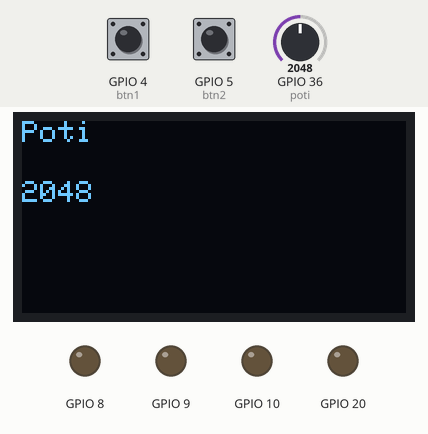
The sketch below on a simulated ESP32. Shown: 128×64 one-colour display, output pins drawn as LEDs (lit = HIGH). The test bench sets the inputs (shaded band); at power-on: GPIO 36 (poti) = 2048, GPIO 4 (btn1) HIGH, GPIO 5 (btn2) HIGH.

Above: at 3.2 s.
3.3 s: GPIO 36 (poti) set to 2122
At 3.8 s:
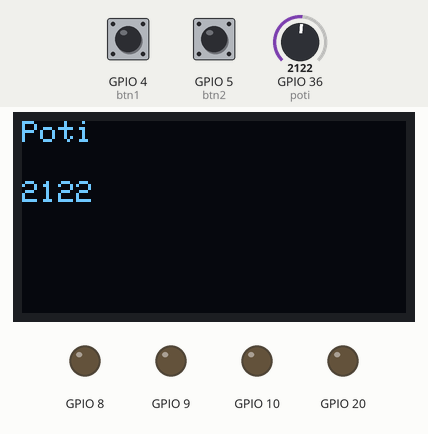
4.8 s: GPIO 36 (poti) set to 2047
At 6.0 s:
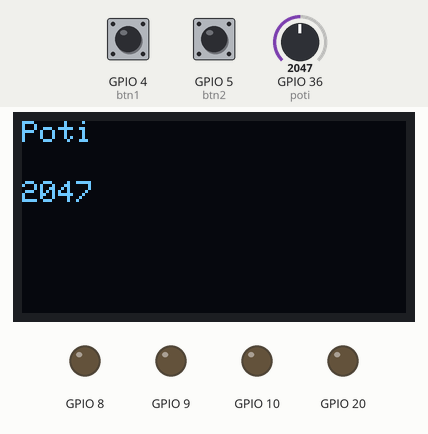
6.3 s: GPIO 36 (poti) set to 1228
At 7.3 s:
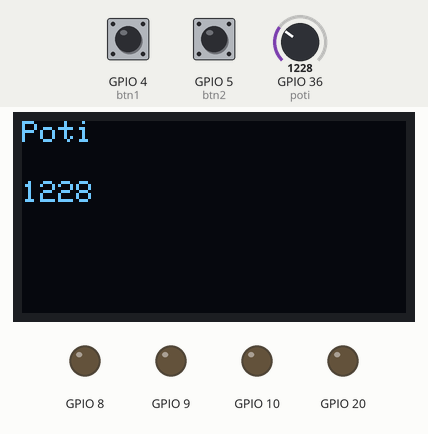
7.8 s: GPIO 4 (btn1) pulsed LOW 2 times (0.12 s each, 0.3 s apart)
At 8.6 s:
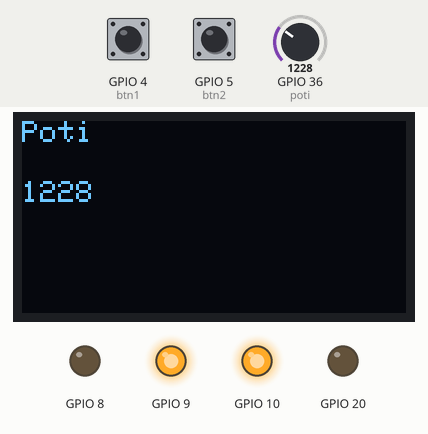
9.9 s: GPIO 4 (btn1) pulled LOW for 0.15 s
At 11.1 s:
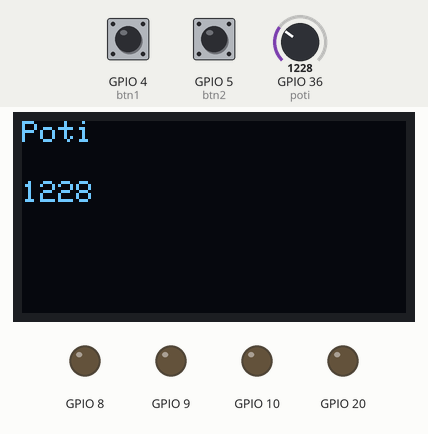
11.5 s: GPIO 5 (btn2) pulsed LOW 2 times (0.12 s each, 0.3 s apart)
At 12.6 s:
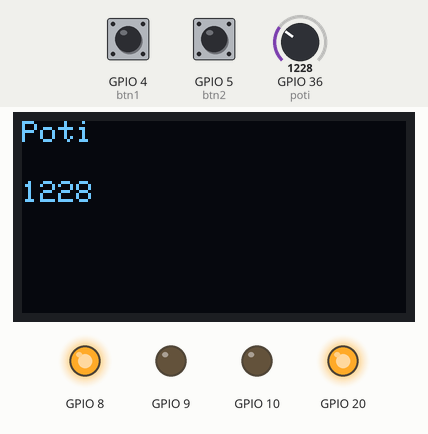
Timing chart, 0 to 14.5 s (numbered marks = the images above; inputs shaded):
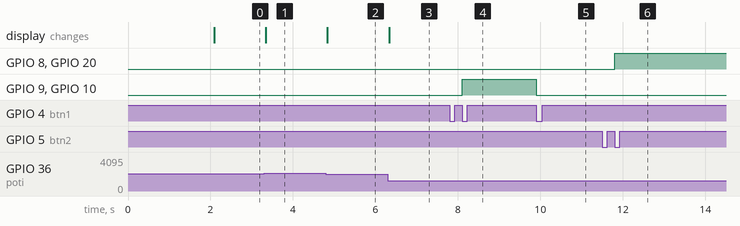

Measured:
- the behaviour switches between 2058 and 2059 on GPIO 36 (poti) (found by bisection; images 0 and 1)
- after the input at 3.3 s, the display: changes at once (image 1)
- after the input at 4.8 s, the display: changes at once (image 2)
- after the input at 6.3 s, the display: changes at once (image 3)
- after the input at 7.8 s, GPIO 9, GPIO 10: LOW → HIGH after 0.30 s
- after the input at 9.9 s, GPIO 9, GPIO 10: HIGH → LOW at once
- after the input at 11.5 s, GPIO 8, GPIO 20: LOW → HIGH after 0.30 s

The sketch:

2_esp32xiao-oled.ino
```cpp
/*
        _          _ ______ _____ _____
       (_)        | |  ____|  __ \_   _|
  _ __  ___  _____| | |__  | |  | || |
 | '_ \| \ \/ / _ \ |  __| | |  | || |
 | |_) | |>  <  __/ | |____| |__| || |_
 | .__/|_/_/\_\___|_|______|_____/_____|
 | |
 |_|

https://links.pixeledi.eu
DEVBoard ESP32 XIAO OLED Test | V1.0 | 04.2024

*/

#include <Arduino.h>
#include "leds.h"
#include "button.h"
#include <Adafruit_GFX.h>
#include <Adafruit_SSD1306.h>

#define SCREEN_WIDTH 128
#define SCREEN_HEIGHT 64
#define OLED_RESET -1

Adafruit_SSD1306 display(SCREEN_WIDTH, SCREEN_HEIGHT, &Wire, OLED_RESET);

leds led1(10);
leds led2(9);
leds led3(8);
leds led4(20);

Button btn1(4);
Button btn2(5);

const byte poti = A0;
int smoothedValue = 0;
int lastValue = 0;
const int threshold = 10; // Schwellenwert für Änderungen

void checkButtons()
{
  switch (btn1.checkBTN())
  {
  case 1:
    led1.turnOn();
    led2.turnOn();
    break;
  case 2:
    led1.turnOff();
    led2.turnOff();
    break;
  }

  switch (btn2.checkBTN())
  {
  case 1:
    led3.turnOn();
    led4.turnOn();
    break;
  case 2:
    led3.turnOff();
    led4.turnOff();
    break;
  }
}

void showPotiValue()
{
  int sensorValue = analogRead(poti);

  if (abs(sensorValue - lastValue) > threshold)
  {
    delay(10);
    display.clearDisplay();
    display.setCursor(0, 0);
    display.print(F("Poti"));
    display.setCursor(0, 20);
    display.print(sensorValue);
    display.display();
    lastValue = sensorValue;
  }

}

void initOled()
{
  if (!display.begin(SSD1306_SWITCHCAPVCC, 0x3C))
  {
    Serial.println(F("SSD1306 allocation failed"));
    for (;;)
      ;
  }
  display.clearDisplay();
  display.setTextSize(1);
  display.setTextColor(SSD1306_WHITE);
  display.setCursor(0, 0);
  display.println(F("Hello XIAO!"));
  display.display();
  delay(2000);
}

void setup()
{
  Serial.begin(115200);
  initOled();
}

void loop()
{
  checkButtons();
  showPotiValue();
}
```

button.cpp
```cpp
#include "button.h"
#include <Arduino.h>

Button::Button(int pin)
{
    btnPin = pin;
    state = LOW;
    pinMode(btnPin, INPUT_PULLUP);
}

void Button::start()
{
}

int Button::checkBTN()
{

    // return 0 = nothing to do
    // return 1 = short klick
    // return 2 = long klick
    result = 0;

    int prevState = state;
    state = digitalRead(btnPin);

    if (prevState == LOW && state == HIGH)
    {
        buttonclickedMS = millis();
        result = 0;
    }
    else if (prevState == HIGH && state == LOW)
    {
        // here comes the logic

        if (millis() - buttonclickedMS < 50)
        {
            // debounce area - nothing to do
            result = 0;
        }
        else if (millis() - buttonclickedMS > 50 && millis() - buttonclickedMS < 1000)
        {
            // Serial.println("short click");
            result = 1;
        }
        else if (millis() - buttonclickedMS >=
         1000)
        {
            // Serial.println("long click");
            result = 2;
        }

    }

    return result;
}
```

button.h
```cpp
#ifndef Button_h
#define Button_h

#include <Arduino.h>

class Button
{
protected:
    int btnPin;
    int state;
    int result;
    unsigned long buttonclickedMS;
    unsigned long buttonDownMS;

public:
    Button(int pin);
    void start();
    int checkBTN();
    bool isPressed();
};

#endif
```

leds.cpp
```cpp
#include "leds.h"
#include <Arduino.h>

leds::leds(int pin) {
  pinLED = pin;
  pinMode(pinLED, OUTPUT);
}

void leds::turnOn() {
  digitalWrite(pinLED, HIGH);
}

void leds::turnOff() {
  digitalWrite(pinLED, LOW);
}

// void leds::toggle() {
//   digitalWrite(pinLED, !digitalRead(pinLED));
// }

void leds::turnOffAfterDelay(int millisec, bool analogOff) {
  unsigned long currentMillis = millis();
  if (currentMillis - previousMillisAusschalten <= (millisec)) {
    // kein zurücksetzen von previousmillis
    // Dieser Abschnitt soll nur 1x pro Aufruf ausgeführt werden.

    // man könnte mit dieser Funktion auch die LED einschalten...
    // digitalWrite(pinLED, HIGH);
  } else {
    turnOff();
  }
}

void leds::fadeOn(int millisec) {
  unsigned long currentMillis = millis();

  if (currentMillis - previousMillisFadeOn >= millisec) {
    previousMillisFadeOn = currentMillis;

    if (brightness <= 255) {

      digitalWrite(pinLED, HIGH);
      delayMicroseconds(brightness);
      digitalWrite(pinLED, LOW);
      delayMicroseconds(255 - brightness);
      brightness += fadeAmount;
    } else {
      digitalWrite(pinLED, LOW);
      delayMicroseconds(255);
    }
  }
}

void leds::pulsate(int delay_ms) {

    unsigned long currentMillis = millis();

  if (currentMillis - previousMillisPulsate >= delay_ms) {
    previousMillisPulsate = currentMillis;

    brightness += fadeDirection * fadeAmount;

    // Reverse the fade direction when reaching brightness limits
    if (brightness <= 0 || brightness >= 255) {
      fadeDirection = -fadeDirection;
    }

    digitalWrite(pinLED, HIGH);
    delayMicroseconds(brightness);
    digitalWrite(pinLED, LOW);
    delayMicroseconds(255 - brightness);
  } else {
    digitalWrite(pinLED, LOW);
    delayMicroseconds(255);
  }
}
```

leds.h
```cpp
#ifndef leds_h
#define leds_h

#include <Arduino.h>

class leds {
    //kein digitalWrite und analogWrite während eines Funktionsablaufs mixen!
  private:
    int pinLED;
    int brightness=0;
    int fadeAmount=5;
    int fadeDirection=1;
    bool pulsateMode=true;
    unsigned long previousMillis = 0;
    unsigned long previousMillisAusschalten = 0;
    unsigned long previousMillisPulsate=0;
    unsigned long previousMillisFadeOn=0;
    unsigned long previousMillisFadeOff=0;

  public:
    leds(int pin);
    void turnOn();
    void turnOff();
    void fadeOn(int millisec);
    void toggle();
    void flash(int delay_ms);
    void turnOffAfterDelay(int millisec, bool analogOff);
    void pulsate(int delay_ms);
    void setPulsateMode(bool val);
};

#endif
```
